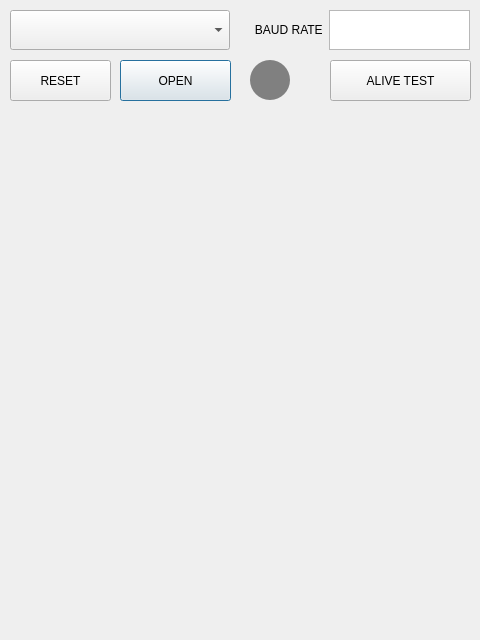
<?xml version="1.0" encoding="UTF-8"?>
<ui version="4.0">
 <class>Config</class>
 <widget class="QDialog" name="Config">
  <property name="geometry">
   <rect>
    <x>0</x>
    <y>0</y>
    <width>480</width>
    <height>640</height>
   </rect>
  </property>
  <property name="windowTitle">
   <string>Dialog</string>
  </property>
  <widget class="QPushButton" name="buttonOpenPort">
   <property name="geometry">
    <rect>
     <x>120</x>
     <y>60</y>
     <width>111</width>
     <height>41</height>
    </rect>
   </property>
   <property name="text">
    <string>OPEN</string>
   </property>
  </widget>
  <widget class="QComboBox" name="comboBoxPorts">
   <property name="geometry">
    <rect>
     <x>10</x>
     <y>10</y>
     <width>220</width>
     <height>40</height>
    </rect>
   </property>
  </widget>
  <widget class="QPlainTextEdit" name="plainTextBaudRate">
   <property name="geometry">
    <rect>
     <x>329</x>
     <y>10</y>
     <width>141</width>
     <height>40</height>
    </rect>
   </property>
   <property name="plainText">
    <string/>
   </property>
  </widget>
  <widget class="QLabel" name="label">
   <property name="geometry">
    <rect>
     <x>250</x>
     <y>10</y>
     <width>81</width>
     <height>40</height>
    </rect>
   </property>
   <property name="text">
    <string>BAUD RATE </string>
   </property>
   <property name="alignment">
    <set>Qt::AlignCenter</set>
   </property>
  </widget>
  <widget class="QPushButton" name="pushButton">
   <property name="geometry">
    <rect>
     <x>10</x>
     <y>60</y>
     <width>101</width>
     <height>41</height>
    </rect>
   </property>
   <property name="text">
    <string>RESET</string>
   </property>
  </widget>
  <widget class="QPushButton" name="buttonOpenPort_2">
   <property name="geometry">
    <rect>
     <x>330</x>
     <y>60</y>
     <width>141</width>
     <height>41</height>
    </rect>
   </property>
   <property name="text">
    <string>ALIVE TEST</string>
   </property>
  </widget>
  <widget class="QLabel" name="labelOnOff">
   <property name="geometry">
    <rect>
     <x>250</x>
     <y>60</y>
     <width>40</width>
     <height>40</height>
    </rect>
   </property>
   <property name="styleSheet">
    <string notr="true">background-color: grey; border-radius: 20px;</string>
   </property>
   <property name="text">
    <string/>
   </property>
   <property name="alignment">
    <set>Qt::AlignCenter</set>
   </property>
  </widget>
 </widget>
 <resources/>
 <connections/>
</ui>
